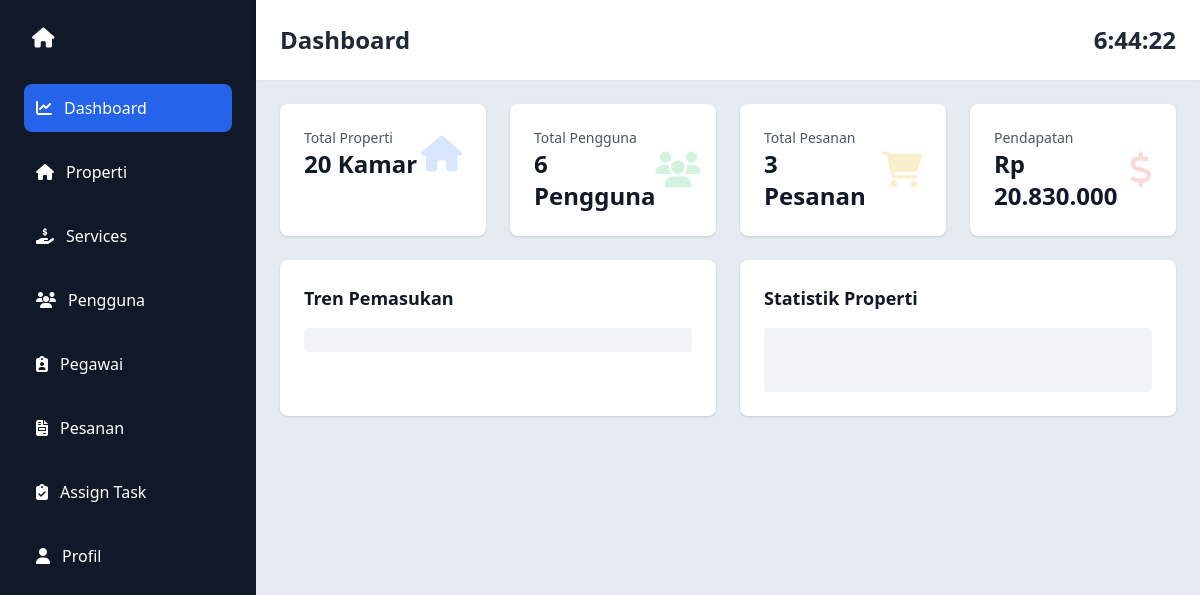
Page /admin/index.php on the earlier database version.
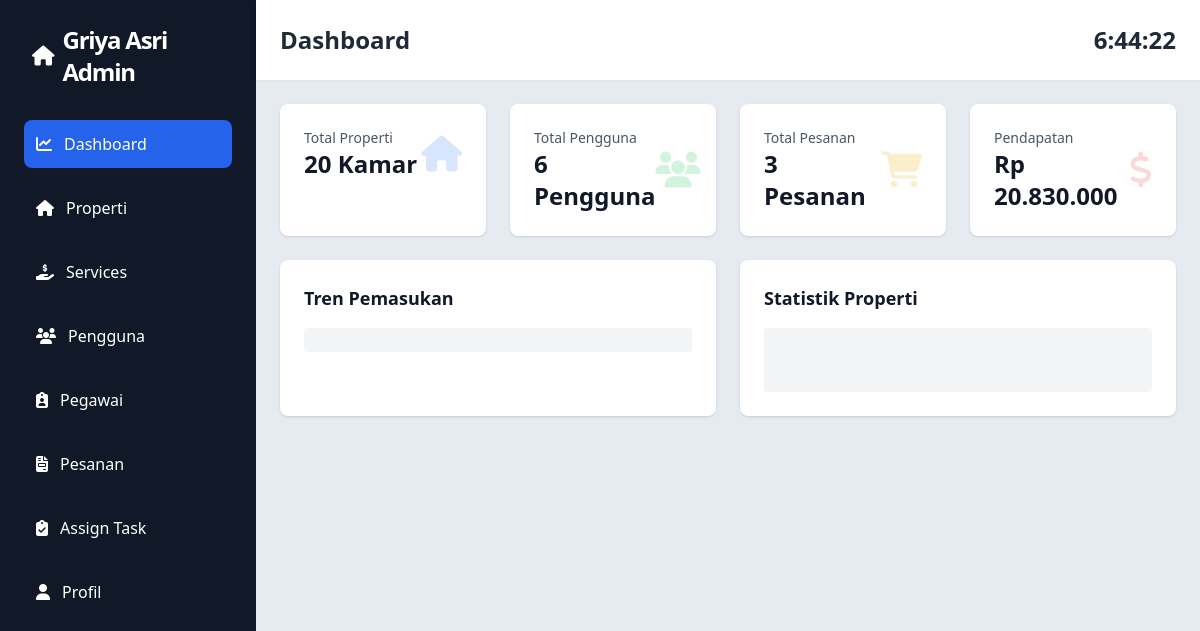
Same page on the later database version.
### tables this page shows
CREATE TABLE settings (
    `key` VARCHAR(100) PRIMARY KEY,
    `value` TEXT
);

### config/database.php (called while the page is built, shortened)
<?php
function getSetting($conn, $key)
{
    $stmt = $conn->prepare("SELECT value FROM settings WHERE `key`=?");
    $stmt->bind_param("s", $key);
    $stmt->execute();
    $result = $stmt->get_result()->fetch_assoc();
    return $result['value'] ?? '';
}

### admin/layouts/app.php (the view, shortened to what this page needs)
<!DOCTYPE html>
<html lang="id">
<head>
    <script src="https://cdn.tailwindcss.com"></script>
    <link rel="stylesheet" href="https://cdnjs.cloudflare.com/ajax/libs/font-awesome/6.4.0/css/all.min.css">
</head>
<body class="bg-gray-100" onload="startTime()">
    <div class="flex h-screen">
        <div class="w-64 bg-gray-900 text-white p-6">
            <a href="index.php" class="flex gap-2 mb-8 items-center mx-2">
                <i class="fas fa-home text-white text-xl"></i>
                <h1 class="text-2xl font-black text-primary tracking-tighter flex items-center gap-2"><?= getSetting($conn, 'site_title'); ?></h1>
            </a>
            <nav class="space-y-4">
                <a href="index.php" class="<?= $indexactive ?> flex items-center space-x-3 p-3 hover:bg-gray-800 rounded-lg transition">
                    <i class="fas fa-chart-line"></i>
                    <span>Dashboard</span>
                </a>
                <a href="list-properti.php" class="<?= $propertiactive ?> flex items-center space-x-3 p-3 hover:bg-gray-800 rounded-lg transition">
                    <i class="fas fa-home"></i>
                    <span>Properti</span>
                </a>
                <a href="list-service.php" class="<?= $serviceactive ?> flex items-center space-x-3 p-3 hover:bg-gray-800 rounded-lg transition">
                    <i class="fa-solid fa-hand-holding-dollar"></i>
                    <span>Services</span>
                </a>
                <a href="list-user.php" class="<?= $useractive ?> flex items-center space-x-3 p-3 hover:bg-gray-800 rounded-lg transition">
                    <i class="fas fa-users"></i>
                    <span>Pengguna</span>
                </a>
                <a href="pegawai.php" class="<?= $pegawaiactive ?> flex items-center space-x-3 p-3 hover:bg-gray-800 rounded-lg transition">
                    <i class="fa-solid fa-clipboard-user"></i>
                    <span>Pegawai</span>
                </a>
                <a href="list-pesanan.php" class="<?= $pesananactive ?> flex items-center space-x-3 p-3 hover:bg-gray-800 rounded-lg transition">
                    <i class="fas fa-file-invoice"></i>
                    <span>Pesanan</span>
                </a>
                <a href="assign-task.php" class="<?= $taskactive ?> flex items-center space-x-3 p-3 hover:bg-gray-800 rounded-lg transition">
                    <i class="fa-solid fa-clipboard-check"></i>
                    <span>Assign Task</span>
                </a>
                <a href="profile.php" class="<?= $profileactive ?> flex items-center space-x-3 p-3 hover:bg-gray-800 rounded-lg transition">
                    <i class="fas fa-user"></i>
                    <span>Profil</span>
                </a>
            </nav>
        </div>
        <div class="flex-1 flex flex-col">
            <div class="bg-white shadow p-6 flex justify-between items-center">
                <h2 class="text-2xl font-bold text-gray-800">Dashboard</h2>
                <div class="text-2xl font-bold text-gray-800" id="jam"></div>
            </div>
            <div class="flex-1 overflow-auto p-6 bg-slate-200/75">
                <?= $content ?>
            </div>
        </div>
    </div>
</body>
</html>

Differences in the rows shown:
added settings: value "Griya Asri Admin"
